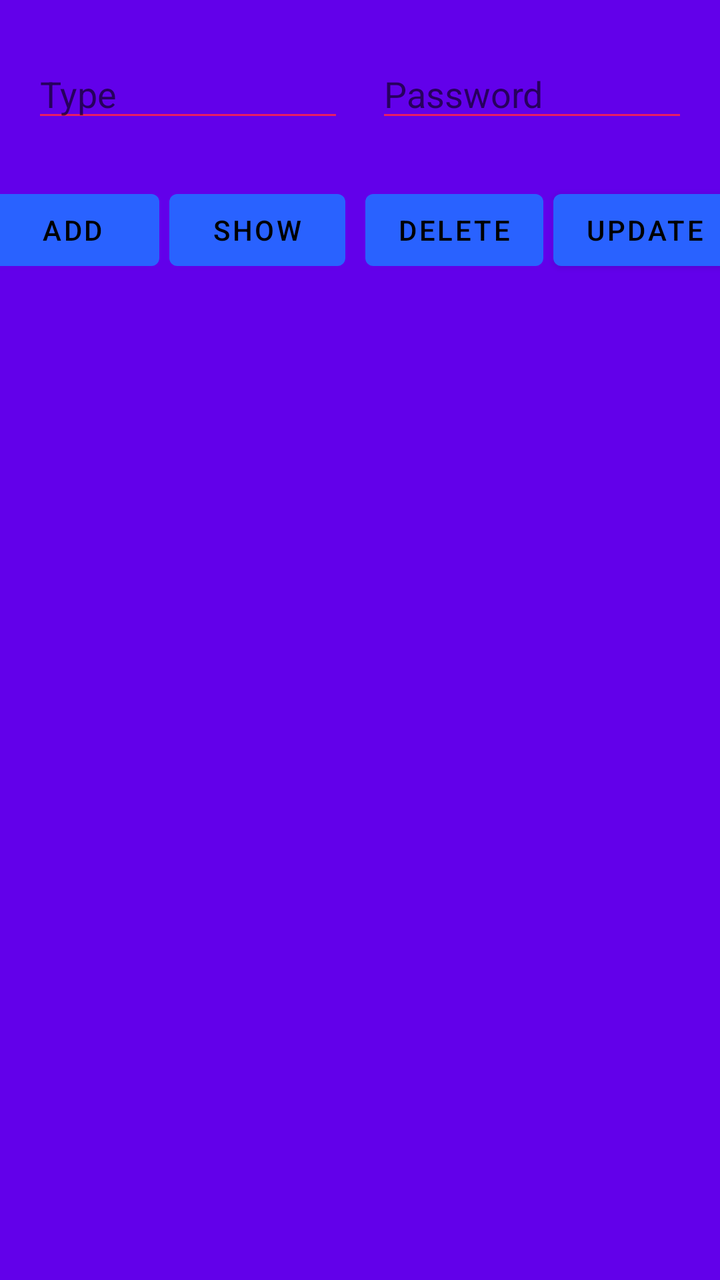
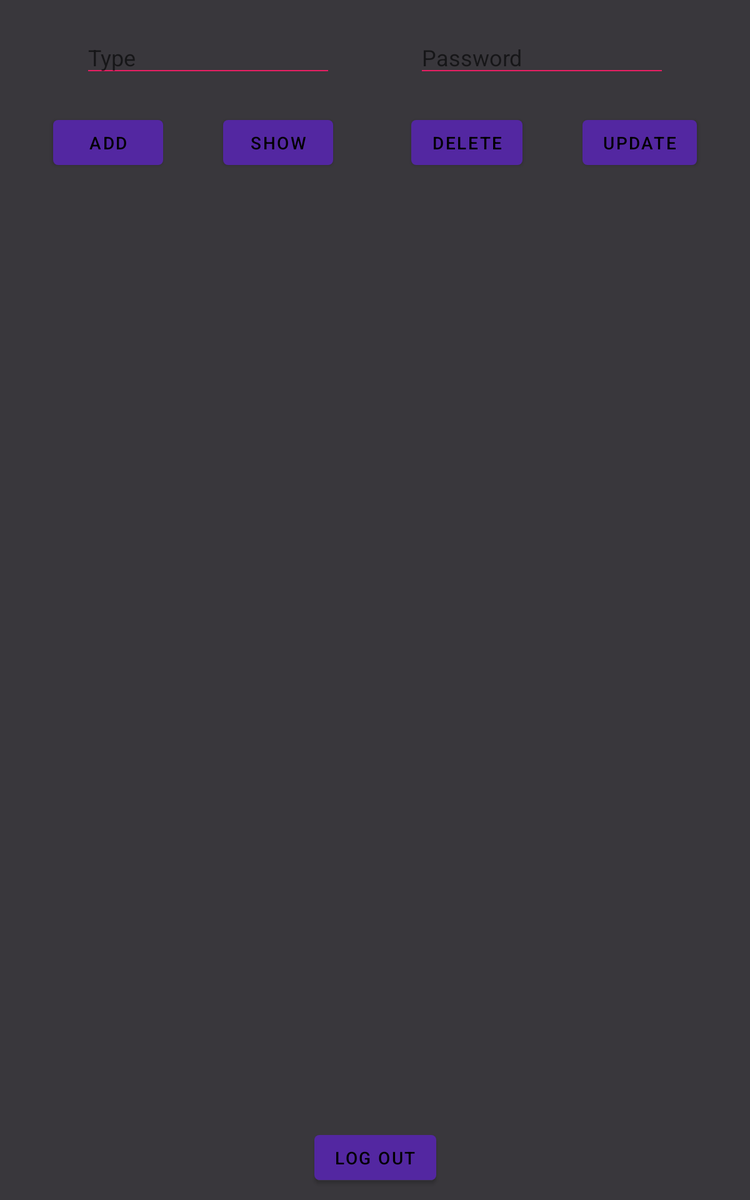

First picture: res/layout/ on a phone held upright. Second picture: the repository's own variant of that layout, on a device whose configuration matches the variant's folder. Source for both follows.
<!-- AndroidManifest.xml: application theme Theme.Proje -->
<!-- res/layout/activity_saved_passwords.xml -->
<?xml version="1.0" encoding="utf-8"?>
<androidx.constraintlayout.widget.ConstraintLayout xmlns:android="http://schemas.android.com/apk/res/android"
    xmlns:app="http://schemas.android.com/apk/res-auto"
    xmlns:tools="http://schemas.android.com/tools"
    android:layout_width="match_parent"
    android:layout_height="match_parent"
    android:background="#6200EA"
    tools:context=".SavedPassword.SavedActivity">

    <EditText
        android:id="@+id/textType"
        android:layout_width="156dp"
        android:layout_height="41dp"
        android:layout_marginTop="25dp"
        android:ems="10"
        android:hint="@string/hintType"
        android:inputType="textPersonName"
        app:layout_constraintEnd_toStartOf="@+id/textPassword"
        app:layout_constraintStart_toStartOf="parent"
        app:layout_constraintTop_toTopOf="parent" />

    <EditText
        android:id="@+id/textPassword"
        android:layout_width="156dp"
        android:layout_height="41dp"
        android:layout_marginTop="25dp"
        android:ems="10"
        android:hint="@string/hintPassword"
        android:inputType="textPersonName"
        app:layout_constraintEnd_toEndOf="parent"
        app:layout_constraintStart_toEndOf="@+id/textType"
        app:layout_constraintTop_toTopOf="parent" />

    <Button
        android:id="@+id/buttonAdd"
        android:layout_width="wrap_content"
        android:layout_height="wrap_content"
        android:layout_marginStart="5dp"
        android:layout_marginLeft="5dp"
        android:layout_marginTop="25dp"
        android:text="@string/addButon"
        android:textColor="@color/black"
        app:backgroundTint="#2962FF"
        app:layout_constraintEnd_toStartOf="@+id/buttonShow"
        app:layout_constraintStart_toStartOf="parent"
        app:layout_constraintTop_toBottomOf="@+id/textType" />

    <Button
        android:id="@+id/buttonShow"
        android:layout_width="wrap_content"
        android:layout_height="wrap_content"
        android:layout_marginStart="5dp"
        android:layout_marginLeft="5dp"
        android:layout_marginTop="25dp"
        android:layout_marginEnd="5dp"
        android:layout_marginRight="5dp"
        android:text="@string/showButon"
        android:textColor="@color/black"
        app:backgroundTint="#2962FF"
        app:layout_constraintEnd_toStartOf="@+id/buttonDelete"
        app:layout_constraintStart_toEndOf="@+id/buttonAdd"
        app:layout_constraintTop_toBottomOf="@+id/textType" />

    <Button
        android:id="@+id/buttonDelete"
        android:layout_width="wrap_content"
        android:layout_height="wrap_content"
        android:layout_marginStart="5dp"
        android:layout_marginLeft="5dp"
        android:layout_marginTop="25dp"
        android:layout_marginEnd="5dp"
        android:layout_marginRight="5dp"
        android:text="@string/deleteButon"
        android:textColor="@color/black"
        app:backgroundTint="#2962FF"
        app:layout_constraintEnd_toStartOf="@+id/buttonUpdate"
        app:layout_constraintStart_toEndOf="@+id/buttonShow"
        app:layout_constraintTop_toBottomOf="@+id/textPassword" />

    <Button
        android:id="@+id/buttonUpdate"
        android:layout_width="wrap_content"
        android:layout_height="wrap_content"
        android:layout_marginTop="25dp"
        android:layout_marginEnd="5dp"
        android:layout_marginRight="5dp"
        android:text="@string/updateButton"
        android:textColor="@color/black"
        app:backgroundTint="#2962FF"
        app:layout_constraintEnd_toEndOf="parent"
        app:layout_constraintStart_toEndOf="@+id/buttonDelete"
        app:layout_constraintTop_toBottomOf="@+id/textPassword" />

    <androidx.recyclerview.widget.RecyclerView
        android:id="@+id/recycler"
        android:layout_width="0dp"
        android:layout_height="0dp"
        android:scrollbars="vertical"
        app:layout_constraintBottom_toBottomOf="parent"
        app:layout_constraintEnd_toEndOf="parent"
        app:layout_constraintHorizontal_bias="0.0"
        app:layout_constraintStart_toStartOf="parent"
        app:layout_constraintTop_toBottomOf="@+id/buttonAdd"
        app:layout_constraintVertical_bias="0.0" />


</androidx.constraintlayout.widget.ConstraintLayout>
<!-- resources referenced by this layout -->
<resources>
  <color name="black">#FF000000</color>
  <string name="addButon" translatable="false">Add</string>
  <string name="deleteButon" translatable="false">Delete</string>
  <string name="hintPassword" translatable="false">Password</string>
  <string name="hintType" translatable="false">Type</string>
  <string name="showButon" translatable="false">Show</string>
  <string name="updateButton" translatable="false">Update</string>
  <style name="Theme.Proje" parent="Theme.MaterialComponents.DayNight.DarkActionBar">
          
          <item name="colorPrimary">@color/backgroundColor</item>
          <item name="colorPrimaryVariant">@color/purple_700</item>
          <item name="colorOnPrimary">@color/backgroundColor</item>
          
          <item name="colorSecondary">@color/backgroundColor</item>
          <item name="colorSecondaryVariant">@color/teal_700</item>
          <item name="colorOnSecondary">@color/black</item>
          
          <item name="android:statusBarColor" tools:targetApi="l">?attr/colorPrimaryVariant</item>
          
          <item name="backgroundColor">@color/backgroundColor</item>
          <item name="backgroundTint">#E91E63</item>
          <item name="editTextColor">#E91E63</item>
          <item name="windowNoTitle">true</item>
          <item name="windowActionBar">false</item>
      </style>
  <color name="backgroundColor">#5327A1</color>
  <color name="purple_700">#FF3700B3</color>
  <color name="teal_700">#FF018786</color>
</resources>
<!-- res/layout-large/activity_saved_passwords.xml (the repository's variant of the layout above) -->
<!-- drawn on a 7-inch tablet held upright -->
<?xml version="1.0" encoding="utf-8"?>
<androidx.constraintlayout.widget.ConstraintLayout xmlns:android="http://schemas.android.com/apk/res/android"
    xmlns:app="http://schemas.android.com/apk/res-auto"
    xmlns:tools="http://schemas.android.com/tools"
    android:layout_width="match_parent"
    android:layout_height="match_parent"
    android:background="#39373C"
    tools:context=".SavedPassword.SavedActivity">

    <EditText
        android:id="@+id/textType"
        android:layout_width="200dp"
        android:layout_height="40dp"
        android:layout_marginTop="25dp"
        android:ems="10"
        android:hint="@string/hintType"
        android:inputType="textPersonName"
        app:layout_constraintEnd_toStartOf="@+id/textPassword"
        app:layout_constraintStart_toStartOf="parent"
        app:layout_constraintTop_toTopOf="parent" />

    <EditText
        android:id="@+id/textPassword"
        android:layout_width="200dp"
        android:layout_height="40dp"
        android:layout_marginTop="25dp"
        android:ems="10"
        android:hint="@string/hintPassword"
        android:inputType="textPersonName"
        app:layout_constraintEnd_toEndOf="parent"
        app:layout_constraintStart_toEndOf="@+id/textType"
        app:layout_constraintTop_toTopOf="parent" />

    <Button
        android:id="@+id/buttonAdd"
        android:layout_width="wrap_content"
        android:layout_height="wrap_content"
        android:layout_marginTop="25dp"
        android:text="@string/addButon"
        android:textColor="@color/black"
        app:layout_constraintEnd_toStartOf="@+id/buttonShow"
        app:layout_constraintStart_toStartOf="parent"
        app:layout_constraintTop_toBottomOf="@+id/textType" />

    <Button
        android:id="@+id/buttonShow"
        android:layout_width="wrap_content"
        android:layout_height="wrap_content"
        android:layout_marginStart="5dp"
        android:layout_marginLeft="5dp"
        android:layout_marginTop="25dp"
        android:layout_marginEnd="10dp"
        android:layout_marginRight="10dp"
        android:text="@string/showButon"
        android:textColor="@color/black"
        app:layout_constraintEnd_toStartOf="@+id/buttonDelete"
        app:layout_constraintStart_toEndOf="@+id/buttonAdd"
        app:layout_constraintTop_toBottomOf="@+id/textType" />

    <Button
        android:id="@+id/buttonDelete"
        android:layout_width="wrap_content"
        android:layout_height="wrap_content"
        android:layout_marginStart="10dp"
        android:layout_marginLeft="10dp"
        android:layout_marginTop="25dp"
        android:layout_marginEnd="5dp"
        android:layout_marginRight="5dp"
        android:text="@string/deleteButon"
        android:textColor="@color/black"
        app:layout_constraintEnd_toStartOf="@+id/buttonUpdate"
        app:layout_constraintStart_toEndOf="@+id/buttonShow"
        app:layout_constraintTop_toBottomOf="@+id/textPassword" />

    <Button
        android:id="@+id/buttonUpdate"
        android:layout_width="wrap_content"
        android:layout_height="wrap_content"
        android:layout_marginTop="25dp"
        android:text="@string/updateButton"
        android:textColor="@color/black"
        app:layout_constraintEnd_toEndOf="parent"
        app:layout_constraintStart_toEndOf="@+id/buttonDelete"
        app:layout_constraintTop_toBottomOf="@+id/textPassword" />


    <Button
        android:id="@+id/buttonLogout"
        android:layout_width="wrap_content"
        android:layout_height="wrap_content"
        android:layout_marginBottom="10dp"
        android:text="Log Out"
        android:textColor="@color/black"
        app:layout_constraintBottom_toBottomOf="parent"
        app:layout_constraintEnd_toEndOf="parent"
        app:layout_constraintStart_toStartOf="parent" />

    <androidx.recyclerview.widget.RecyclerView
        android:id="@+id/recycler"
        android:layout_width="0dp"
        android:layout_height="0dp"
        android:scrollbars="vertical"
        app:layout_constraintBottom_toBottomOf="parent"
        app:layout_constraintEnd_toEndOf="parent"
        app:layout_constraintStart_toStartOf="parent"
        app:layout_constraintTop_toBottomOf="@+id/buttonAdd" />


</androidx.constraintlayout.widget.ConstraintLayout>
